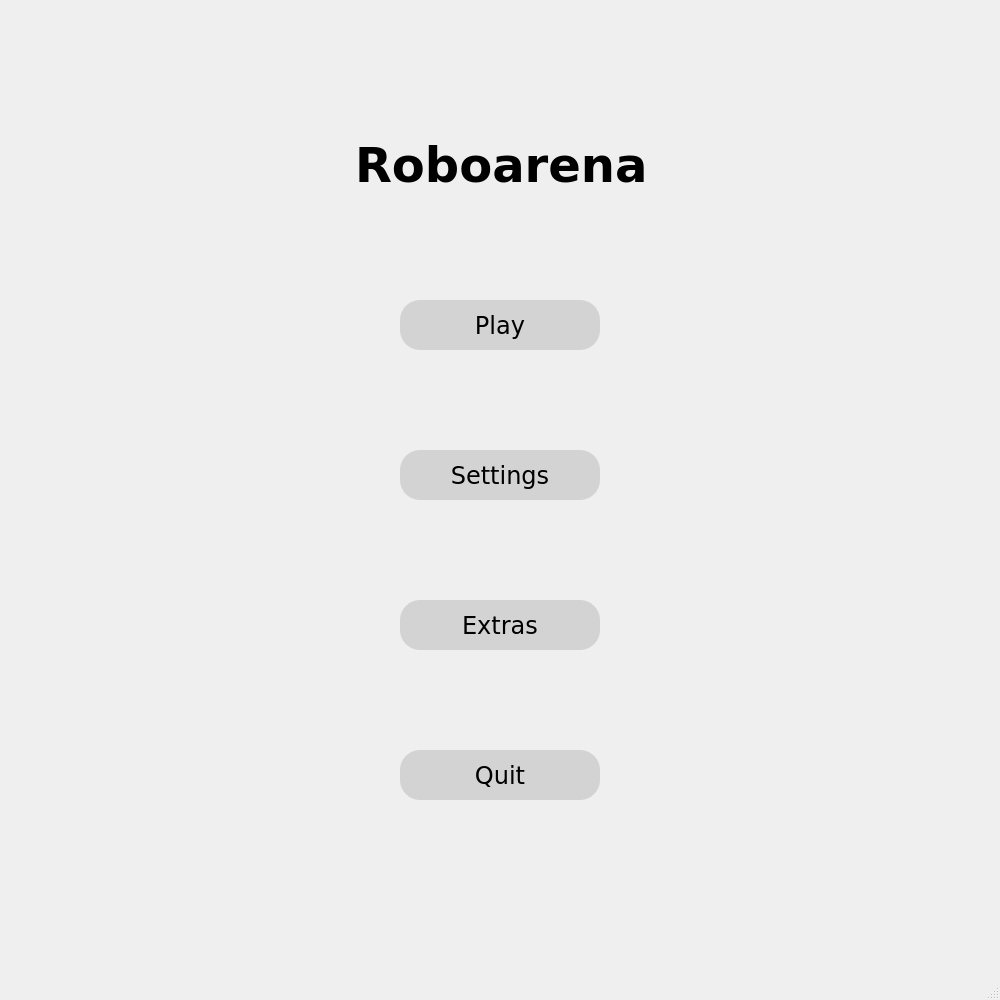
<?xml version="1.0" encoding="UTF-8"?>
<ui version="4.0">
 <class>Settings</class>
 <widget class="QMainWindow" name="Settings">
  <property name="geometry">
   <rect>
    <x>0</x>
    <y>0</y>
    <width>1000</width>
    <height>1000</height>
   </rect>
  </property>
  <property name="windowTitle">
   <string>MainWindow</string>
  </property>
  <widget class="QWidget" name="centralwidget">
   <widget class="QPushButton" name="PlayButton">
    <property name="geometry">
     <rect>
      <x>400</x>
      <y>300</y>
      <width>200</width>
      <height>50</height>
     </rect>
    </property>
    <property name="styleSheet">
     <string notr="true">QPushButton {
        background-color: lightgray;
        font-family: Verdana;
        font-size: 24px;
        border-radius: 20px;
        min-width: 200px; /* Set the minimum width */
        min-height: 50px; /* Set the minimum height */
		position: absolute;
   		 left: 100px;
   		 top: 200px;
    }

    QPushButton:hover {
        background-color: rgb(203, 255, 255);
}</string>
    </property>
    <property name="text">
     <string>Play</string>
    </property>
   </widget>
   <widget class="QPushButton" name="SettingsButton">
    <property name="geometry">
     <rect>
      <x>400</x>
      <y>450</y>
      <width>200</width>
      <height>50</height>
     </rect>
    </property>
    <property name="styleSheet">
     <string notr="true">QPushButton {
        background-color: lightgray;
        font-family: Verdana;
        font-size: 24px;
        border-radius: 20px;
        min-width: 200px; /* Set the minimum width */
        min-height: 50px; /* Set the minimum height */
		position: absolute;
   		 left: 100px;
   		 top: 200px;
    }

    QPushButton:hover {
        background-color: rgb(203, 255, 255);
}</string>
    </property>
    <property name="text">
     <string>Settings</string>
    </property>
   </widget>
   <widget class="QPushButton" name="QuitButton">
    <property name="geometry">
     <rect>
      <x>400</x>
      <y>750</y>
      <width>200</width>
      <height>50</height>
     </rect>
    </property>
    <property name="styleSheet">
     <string notr="true">QPushButton {
        background-color: lightgray;
        font-family: Verdana;
        font-size: 24px;
        border-radius: 20px;
        min-width: 200px; /* Set the minimum width */
        min-height: 50px; /* Set the minimum height */
		position: absolute;
   		 left: 100px;
   		 top: 200px;
    }

    QPushButton:hover {
        background-color: rgb(203, 255, 255);
}</string>
    </property>
    <property name="text">
     <string>Quit</string>
    </property>
   </widget>
   <widget class="QPushButton" name="ExtrasButton">
    <property name="geometry">
     <rect>
      <x>400</x>
      <y>600</y>
      <width>200</width>
      <height>50</height>
     </rect>
    </property>
    <property name="styleSheet">
     <string notr="true">QPushButton {
        background-color: lightgray;
        font-family: Verdana;
        font-size: 24px;
        border-radius: 20px;
        min-width: 200px; /* Set the minimum width */
        min-height: 50px; /* Set the minimum height */
		position: absolute;
   		 left: 100px;
   		 top: 200px;
    }

    QPushButton:hover {
        background-color: rgb(203, 255, 255);
}</string>
    </property>
    <property name="text">
     <string>Extras</string>
    </property>
   </widget>
   <widget class="QLabel" name="coolHeader">
    <property name="geometry">
     <rect>
      <x>355</x>
      <y>100</y>
      <width>301</width>
      <height>131</height>
     </rect>
    </property>
    <property name="font">
     <font>
      <family>Verdana</family>
      <pointsize>36</pointsize>
      <weight>75</weight>
      <bold>true</bold>
     </font>
    </property>
    <property name="styleSheet">
     <string notr="true">Qlabel#coolHeader {
    font-size: 24px;
    font-family: &quot;Arial&quot;;
    font-weight: bold;
    color: #3366FF;
    background-color: #F0F0F0;
    padding: 10px;
    border-radius: 5px;
}
</string>
    </property>
    <property name="text">
     <string>Roboarena </string>
    </property>
   </widget>
  </widget>
  <widget class="QStatusBar" name="statusbar"/>
 </widget>
 <resources/>
 <connections/>
</ui>
